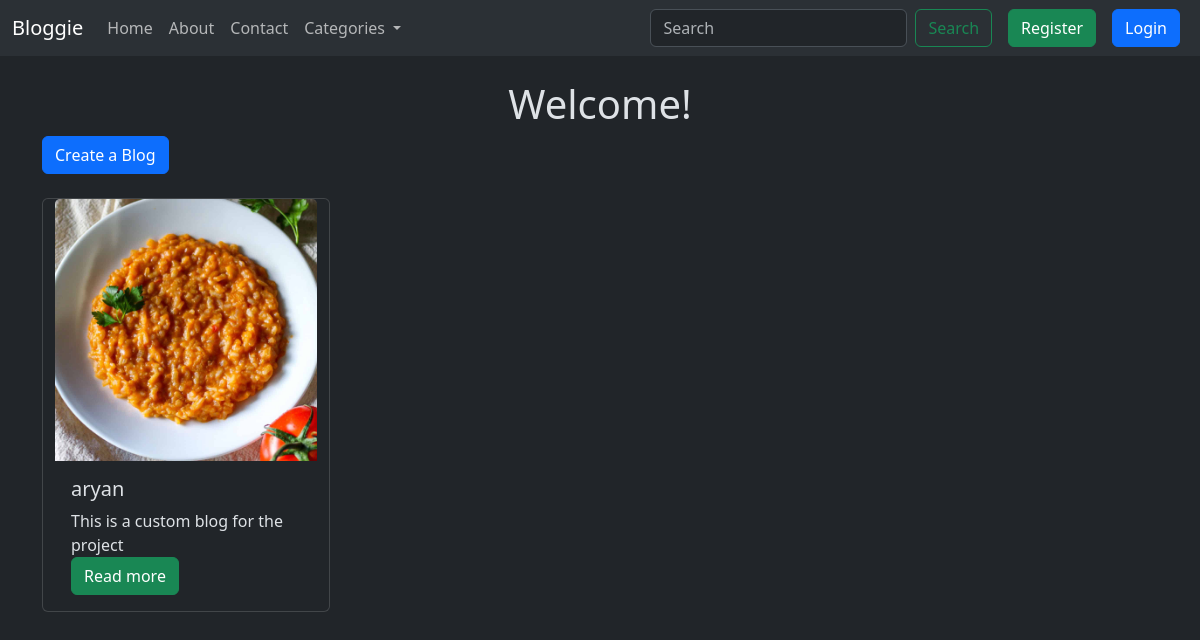
The app's page /, older data.
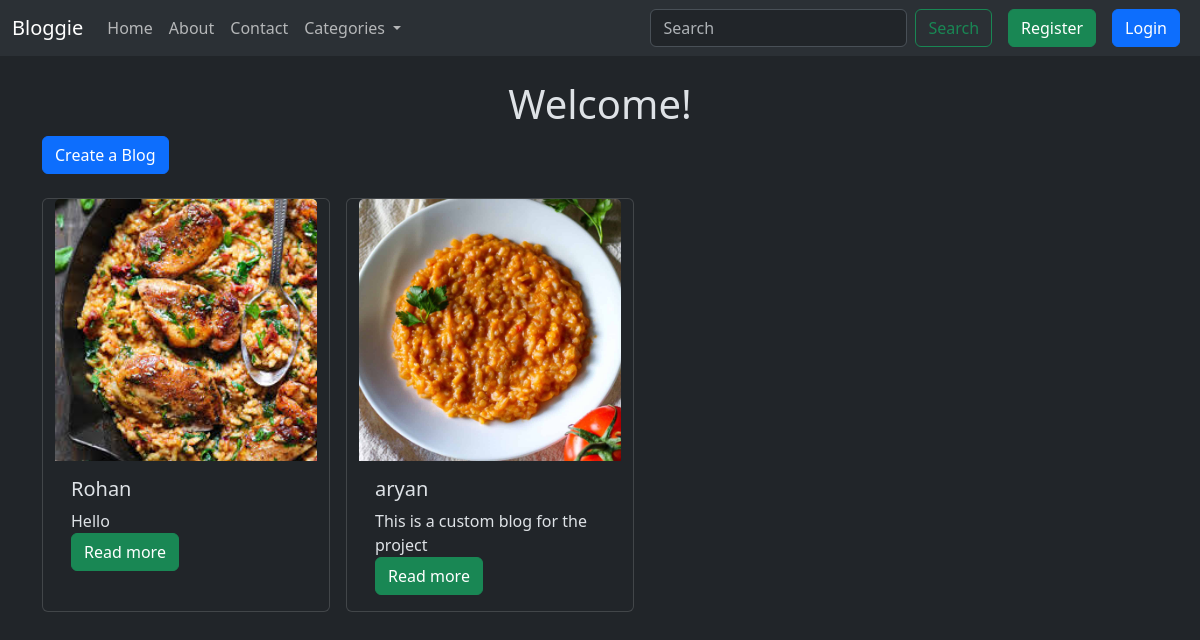
The same page, newer data.
### blog/models.py (models this page shows, shortened)
class Blog(models.Model):
    user=models.ForeignKey(User, on_delete=models.CASCADE)
    text=models.TextField(max_length=250)
    photo=models.ImageField(upload_to='photos/',blank=True,null=True)
    created_at=models.DateTimeField(auto_now_add=True)
    updated_at=models.DateTimeField(auto_now=True)

### blog/views.py (the view)
# urls.py: path('', views.blog_list, name='blog_list'),
def blog_list(request):
    blogs=Blog.objects.all().order_by('-created_at')
    return render(request, 'blog_list.html',{'blogs':blogs})

### blog/templates/blog_list.html (shortened to what this page needs)
{% extends "layout.html" %}
{% block content %}
<h1 class="text-center mt-4">Welcome!</h1>
<a class="btn btn-primary mb-4" href="{% url 'blog_create' %}">Create a Blog</a>
<div class="container row gap-3">
  {% for blog in blogs %}
  <div class="card" style="width: 18rem;">
    <img src="{{ blog.photo.url }}" class="card-img-top" alt="...">
    <div class="card-body">
      <h5 class="card-title">{{ blog.user.username }}</h5>
      <p class="card-text">{{ blog.text|truncatewords:10 }}
      <br>
      <a href="{% url 'blog_detail' blog.id %}" class="btn btn-success">Read more</a></p>
    </div>
  </div>
  {% endfor %}
</div>
{% endblock %}

Row changes from the older to the newer data that the page shows:
added Blog: photo (picture), user.username "Rohan", text "Hello"
